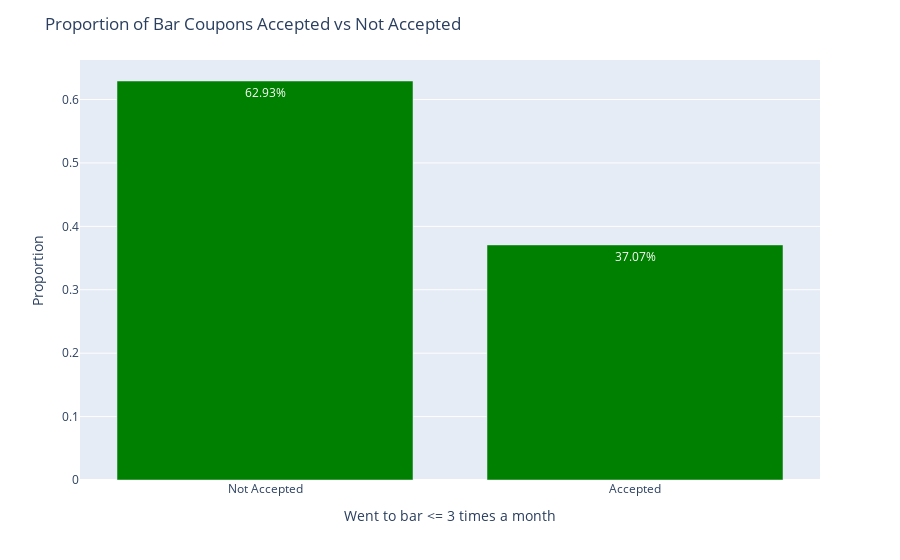
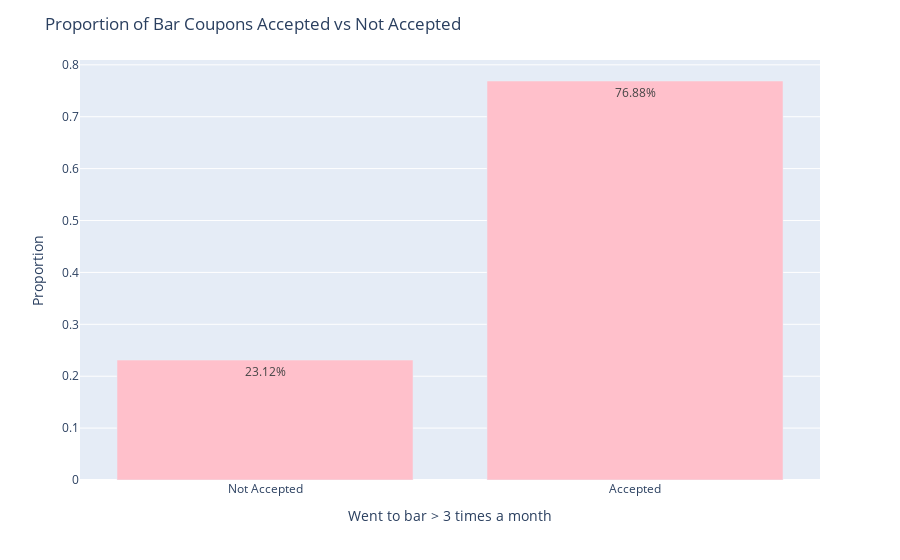

Notebook code for these charts, in order:
### Markdown cell above
3. Compare the acceptance rate between those who went to a bar 3 or fewer times a month to those who went more.

### Code cell
# The coupon acceptance rate for 3 or fewer times a month is 
#    'never': 0.0,
#    'less1': 0.5,       # Assuming 'less than 1' means 0.5 times on average
#    '1~3': 2.0,         # Assuming '1 to 3' means 2 times on average
#    '4~8': 6.0,         # Assuming '4 to 8' means 6 times on average
#    'gt8': 9.0 
BarCoupon_acceptance_rate_lt_3 = bar_coupons_df[bar_coupons_df['Bar'] <= 3.0]['Y'].mean()
print(f"Proportion of bar coupons accepted for bar trips <= 3 or fewer times a month: {BarCoupon_acceptance_rate_lt_3:.2f}")

BarCoupon_acceptance_rate_gt_3 = bar_coupons_df[bar_coupons_df['Bar'] > 3.0]['Y'].mean()
print(f"Proportion of bar coupons accepted for bar trips > 3 times a month: {BarCoupon_acceptance_rate_gt_3:.2f}")

# Creating a visual plot for the bar coupons accepted 
BarCoupon_acceptance_Count_lt_3 = bar_coupons_df[bar_coupons_df['Bar'] <= 3.0]['Y'].value_counts(normalize=True)
BarCoupon_acceptance_Count_gt_3 = bar_coupons_df[bar_coupons_df['Bar'] > 3.0]['Y'].value_counts(normalize=True)

# Create a bar plot <=3 times 
fig = px.bar(x=BarCoupon_acceptance_Count_lt_3.index, y=BarCoupon_acceptance_Count_lt_3.values, text=BarCoupon_acceptance_Count_lt_3.values, color_discrete_sequence=['green'])
fig.update_traces(texttemplate='%{text:.2%}', textposition='inside')
fig.update_layout(
    xaxis=dict(
        title='Went to bar <= 3 times a month',
        tickmode='array',
        tickvals=[0, 1],
        ticktext=['Not Accepted', 'Accepted']
    ),
    yaxis=dict(
        title='Proportion'
    ),
    title='Proportion of Bar Coupons Accepted vs Not Accepted',
)
fig.show()

# Create a bar plot > 3 times 
fig = px.bar(x=BarCoupon_acceptance_Count_gt_3.index, y=BarCoupon_acceptance_Count_gt_3.values, text=BarCoupon_acceptance_Count_gt_3.values, color_discrete_sequence=['pink'])
fig.update_traces(texttemplate='%{text:.2%}', textposition='inside')
fig.update_layout(
    xaxis=dict(
        title='Went to bar > 3 times a month ',
        tickmode='array',
        tickvals=[0, 1],
        ticktext=['Not Accepted', 'Accepted']
    ),
    yaxis=dict(
        title='Proportion'
    ),
    title='Proportion of Bar Coupons Accepted vs Not Accepted',
)
fig.show()

### Figure 1 — Plotly figure (JSON) as saved in the notebook; plotly's stock layout.template omitted (floating-point values rounded to 4 significant figures)
{"data": [{"alignmentgroup": "True", "hovertemplate": "x=%{x}<br>y=%{y}<br>text=%{text}<extra></extra>", "legendgroup": "", "marker": {"color": "green", "pattern": {"shape": ""}}, "name": "", "offsetgroup": "", "orientation": "v", "showlegend": false, "text": [0.6293, 0.3707], "textposition": "inside", "texttemplate": "%{text:.2%}", "type": "bar", "x": [0, 1], "xaxis": "x", "y": [0.6293, 0.3707], "yaxis": "y"}], "layout": {"autosize": true, "barmode": "relative", "legend": {"tracegroupgap": 0}, "margin": {"t": 60}, "title": {"text": "Proportion of Bar Coupons Accepted vs Not Accepted"}, "xaxis": {"anchor": "y", "autorange": true, "domain": [0, 1], "range": [-0.5, 1.5], "tickmode": "array", "ticktext": ["Not Accepted", "Accepted"], "tickvals": [0, 1], "title": {"text": "Went to bar <= 3 times a month"}, "type": "linear"}, "yaxis": {"anchor": "x", "autorange": true, "domain": [0, 1], "range": [0, 0.6624], "title": {"text": "Proportion"}, "type": "linear"}}}

### Figure 2 — Plotly figure (JSON) as saved in the notebook; plotly's stock layout.template omitted (floating-point values rounded to 4 significant figures)
{"data": [{"alignmentgroup": "True", "hovertemplate": "x=%{x}<br>y=%{y}<br>text=%{text}<extra></extra>", "legendgroup": "", "marker": {"color": "pink", "pattern": {"shape": ""}}, "name": "", "offsetgroup": "", "orientation": "v", "showlegend": false, "text": [0.7688, 0.2312], "textposition": "inside", "texttemplate": "%{text:.2%}", "type": "bar", "x": [1, 0], "xaxis": "x", "y": [0.7688, 0.2312], "yaxis": "y"}], "layout": {"autosize": true, "barmode": "relative", "legend": {"tracegroupgap": 0}, "margin": {"t": 60}, "title": {"text": "Proportion of Bar Coupons Accepted vs Not Accepted"}, "xaxis": {"anchor": "y", "autorange": true, "domain": [0, 1], "range": [-0.5, 1.5], "tickmode": "array", "ticktext": ["Not Accepted", "Accepted"], "tickvals": [0, 1], "title": {"text": "Went to bar > 3 times a month "}, "type": "linear"}, "yaxis": {"anchor": "x", "autorange": true, "domain": [0, 1], "range": [0, 0.8093], "title": {"text": "Proportion"}, "type": "linear"}}}
